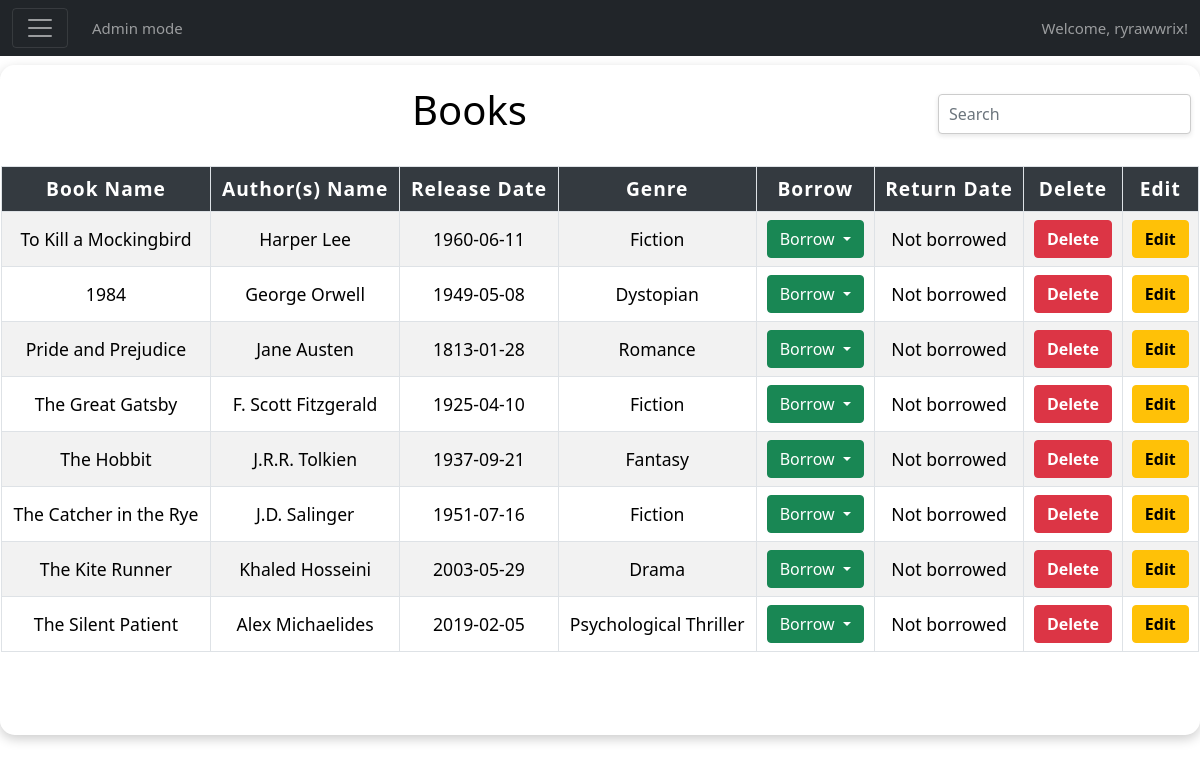
Page /books.php (signed in) on the committed database.
### tables this page shows
CREATE TABLE `books` (
  `id` int(11) NOT NULL,
  `book_name` varchar(255) NOT NULL,
  `author_name` varchar(255) NOT NULL,
  `release_date` date NOT NULL,
  `genre` varchar(255) NOT NULL,
  `added_by` int(11) DEFAULT NULL
);

### authcheck.php (called while the page is built, shortened)
<?php
$role = $_SESSION['role'];
?>

### fetchbooks.php (the view, shortened to what this page needs)
<?php
include 'authcheck.php';
$servername = "localhost";
$username = "Abdul Rakeeb";
$password = "Bd123Ac234A";
$dbname = "library";
$conn = new mysqli($servername, $username, $password, $dbname);
$loggedInUser = $_SESSION['user_id'];
$stmt = $conn->prepare("SELECT id, book_name, author_name, release_date, genre FROM books");
$stmt->execute();
$stmt->bind_result($bookID, $bookname, $authorname, $releasedate, $genre);
$result = $stmt->get_result();
while ($row = $result->fetch_assoc()) {
    $borrowedBy = null;
    $bookID = $row['id'];
    $bookname = $row['book_name'];
    $authorname = $row['author_name'];
    $releasedate = $row['release_date'];
    $genre = $row['genre'];
    $check_stmt = $conn->prepare("SELECT member_id, return_date FROM borrowing WHERE book_id = ? AND returned_at IS NULL");
    $check_stmt->bind_param('i', $bookID);
    $check_stmt->execute();
    $check_stmt->bind_result($borrowedBy, $returnDate);
    echo "<tr>";
    echo "<td>" . $bookname . "</td>";
    echo "<td>" . $authorname . "</td>";
    echo "<td>" . $releasedate . "</td>";
    echo "<td>" . $genre . "</td>";
    if ($borrowedBy === $loggedInUser) {
        echo '<td><button class="btn btn-secondary" disabled>Borrowed by You</button></td>';
    } elseif ($borrowedBy) {
        echo '<td><button class="btn btn-secondary" disabled>Borrowed</button></td>';
    } else {
        echo   '<td>
                    <div class="dropdown">
                        <button class="btn btn-success dropdown-toggle" type="button" data-bs-toggle="dropdown" data-bs-auto-close="false" aria-expanded="false">
                            Borrow
                        </button>
                        <form class="dropdown-menu dropdown-menu-dark p-4" method="post" action="borrowlogic.php">
                            <div class="mb-3">
                            <label for="returndate" class="form-label">Return date</label>
                            <input type="date" class="form-control" id="returndate" name="returnDate" required><br>
                            <input type="hidden" name="book_id" value="' . $bookID . '">
                            </div>
                            <button type="submit" class="btn btn-success">Borrow</button>
                        </form>
                    </div>
                </td>';
    }
    if ($borrowedBy) {
        echo "<td>" .  date('Y-m-d H:i', strtotime($returnDate)) . "</td>";
    } else {
        echo "<td>Not borrowed</td>";
    }
    if ($role === 'admin') {
        echo "<td><a href='deletebooks.php?id=$bookID' class='btn btn-danger'>Delete</a></td>";
        echo "<td><a href='editbooks.php?id=$bookID' class='btn btn-warning'>Edit</a></td>";
        echo "</tr>";
    }
}
?>

### books.php (shortened to what this page needs)
<?php include 'authcheck.php'; ?>
<!DOCTYPE html>
<html lang="en">
<head>
    <link href="https://cdn.jsdelivr.net/npm/bootstrap@5.0.2/dist/css/bootstrap.min.css" rel="stylesheet">
    <link rel="stylesheet" href="https://cdn.jsdelivr.net/npm/flatpickr/dist/flatpickr.min.css">
    <link rel="stylesheet" type="text/css" href="https://npmcdn.com/flatpickr/dist/themes/dark.css">
    <link rel="stylesheet" href="style3.css">
</head>
<body>
    <nav class="navbar navbar-dark bg-dark fixed-top pb-2">
        <div class="container-fluid">
          <button class="navbar-toggler" type="button" data-bs-toggle="offcanvas" data-bs-target="#offcanvasDarkNavbar" aria-controls="offcanvasDarkNavbar" aria-label="Toggle navigation">
            <span class="navbar-toggler-icon"></span>
          </button>
          <?php if($role == 'admin') { ?>
          <span class="ps-4 me-auto navbar-text">Admin mode</span>
          <?php } ?>          <span class="navbar-text">Welcome, <?php echo $_SESSION['username']; ?>!</span>
        </div>
    </nav>
    <div class="card">
      <div class="d-flex justify-content-between align-items-center w-100">
        <h1 class="mx-auto">Books</h1>
        <form class="d-flex" action="search.php" method="GET" role="search">
          <input class="form-control me-2 search-bar" type="search" name="search" placeholder="Search" aria-label="Search">
        </form>
      </div>
      <br>
      <table class="table table-bordered table-striped">
        <thead class="thead-dark">
          <tr>
            <th>Book Name</th>
            <th>Author(s) Name</th>
            <th>Release Date</th>
            <th>Genre</th>
            <th>Borrow</th>
            <th>Return Date</th>
            <?php if ($role === 'admin') { ?>
            <th>Delete</th>
            <th>Edit</th>
            <?php } ?>
          </tr>
        </thead>
        <tbody>
          <?php include 'fetchbooks.php'; ?>
        </tbody>
      </table><?php if ($role === 'admin') { ?>
      <a href="booksdetail.php"><p class="lead">Click here to add a book</p></a>
      <?php } ?>
    </div>
</body>
</html>

### style3.css (style rules this page uses)
body { display: flex; justify-content: center; align-items: center; height: 100vh; margin: 0; padding-top: 20px; padding-bottom: 20px; background-image: url('background.jpg'); background-size: cover; background-position: center; }
.card:not(.card2) { background: rgba(255, 255, 255, 0.3); backdrop-filter: blur(10px); border: 1px solid rgba(255, 255, 255, 0.2); border-radius: 15px; width: 1300px; max-width: 1500px; padding-top: 20px; padding-bottom: 20px; margin: 0 auto; margin-top: 0; box-shadow: 0 4px 12px rgba(0, 0, 0, 0.2); position: relative; color: #333; opacity: 0; animation: fadeIn 2s forwards; }
h1 { color: rgb(0, 0, 0); text-align: center; }
p { font-size: 1.2rem; text-align: center; }
a { color: white; text-decoration: none; }
.navbar-text { font-size: 15px; }
table { width: 100%; font-size: 1.1rem; }
thead { background-color: #343a40; color: white; }
table th, table td { text-align: center; vertical-align: middle; }
table th { font-weight: bold; font-size: 1.2rem; letter-spacing: 1px; }
table td { color: #000000; padding: 10px; }
.btn-danger { font-weight: bold; }
.btn-warning { font-weight: bold; }

### books.php (style rules this page uses)
.card { margin-top: 150px; }
.search-bar { background-color: #ffffff; border: 1px solid #ccc; padding: 10px; height: 40px; color: #333; box-shadow: 0 2px 5px rgba(0, 0, 0, 0.1); }

### rows in the picture
books: book_name "To Kill a Mockingbird", author_name "Harper Lee", release_date "1960-06-11", genre "Fiction"
books: book_name "1984", author_name "George Orwell", release_date "1949-05-08", genre "Dystopian"
books: book_name "Pride and Prejudice", author_name "Jane Austen", release_date "1813-01-28", genre "Romance"
books: book_name "The Great Gatsby", author_name "F. Scott Fitzgerald", release_date "1925-04-10", genre "Fiction"
books: book_name "The Hobbit", author_name "J.R.R. Tolkien", release_date "1937-09-21", genre "Fantasy"
books: book_name "The Catcher in the Rye", author_name "J.D. Salinger", release_date "1951-07-16", genre "Fiction"
books: book_name "The Kite Runner", author_name "Khaled Hosseini", release_date "2003-05-29", genre "Drama"
books: book_name "The Silent Patient", author_name "Alex Michaelides", release_date "2019-02-05", genre "Psychological Thriller"

### other values in the picture
$_SESSION['username'] "ryrawwrix"
